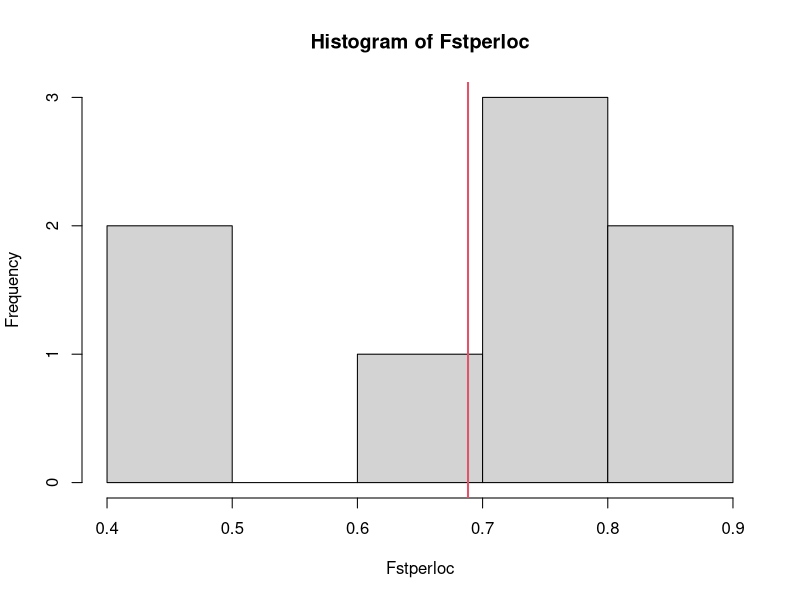
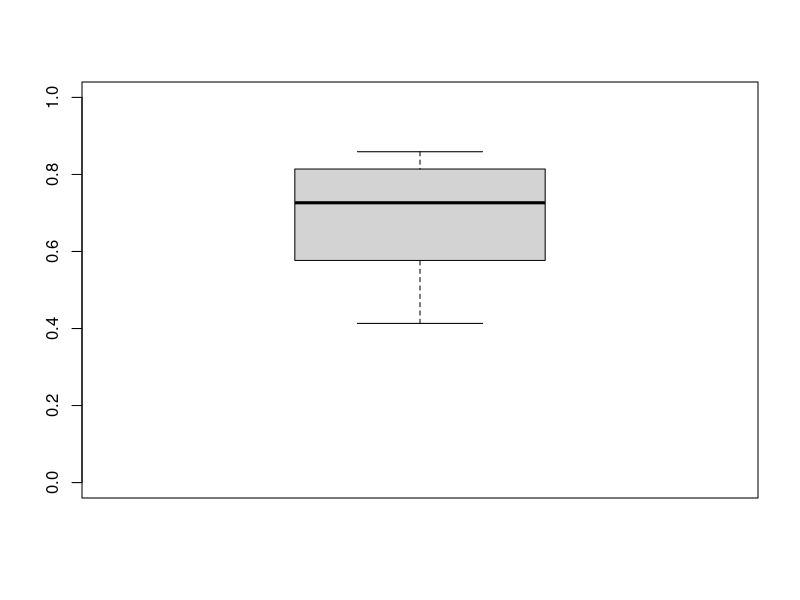
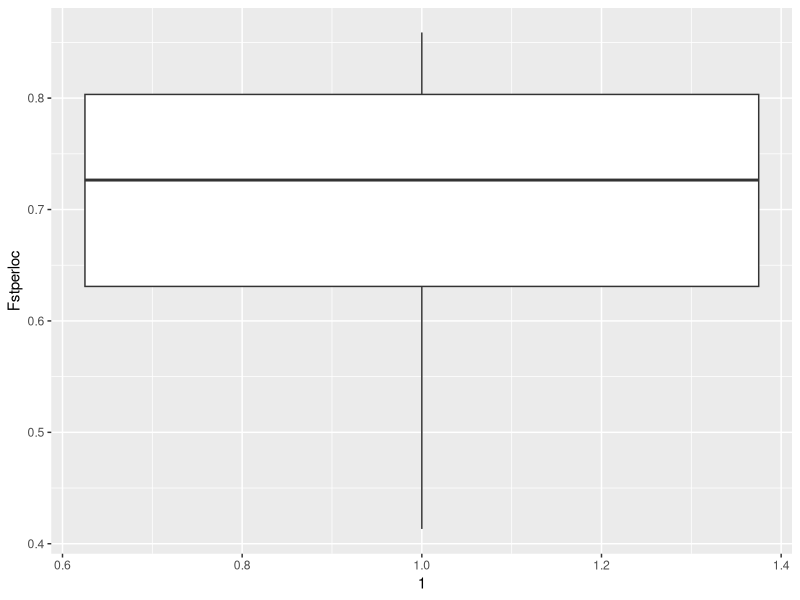
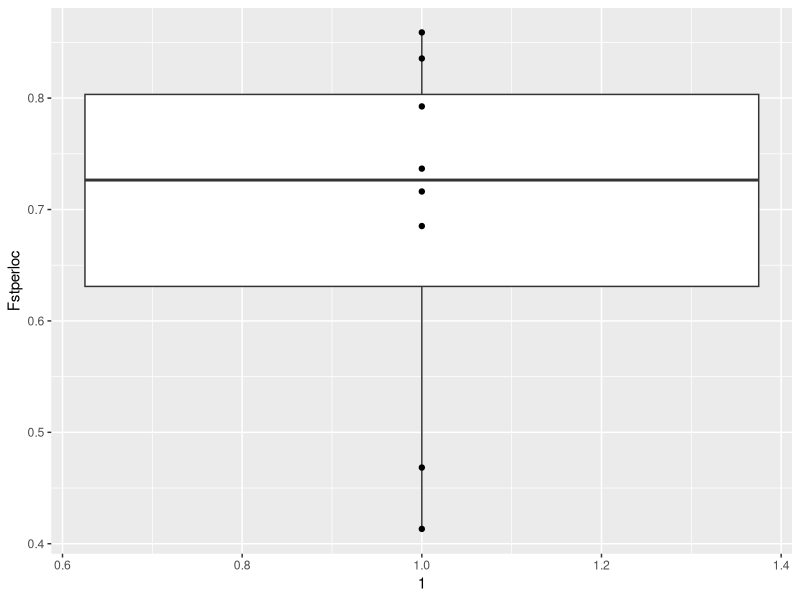
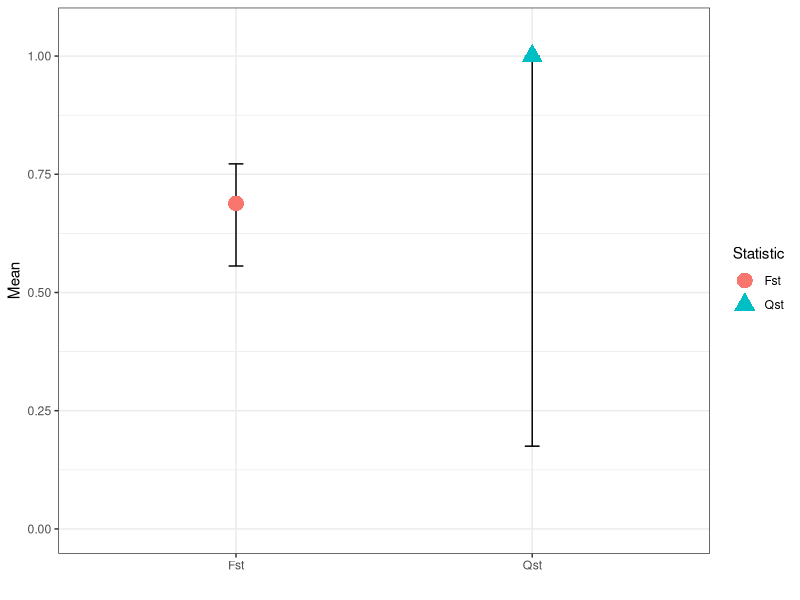
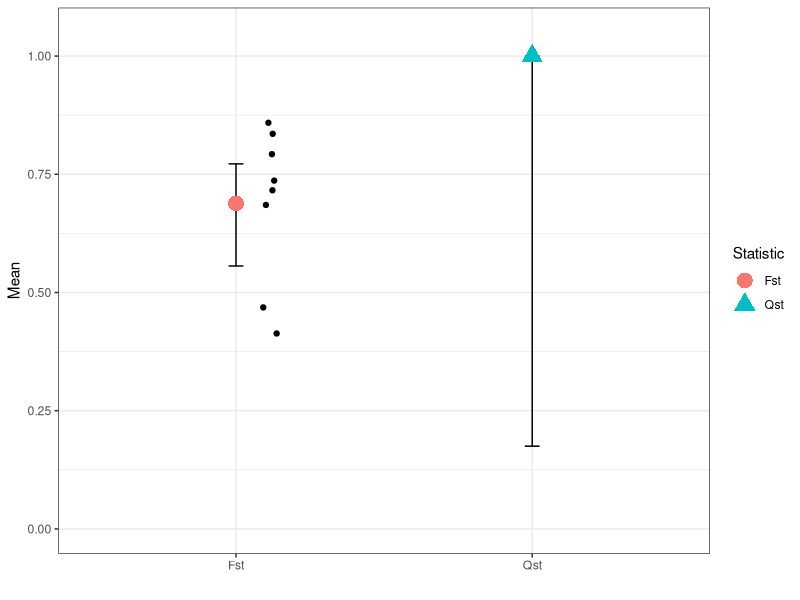

The R source for these figures, in order:
## ---- chunk 1
Fstperloc <- c(0.8589462,0.4133128,0.6851604,0.7366967,0.7925415,0.7161766,0.4683899,0.8355689)

## ---- chunk 2
Fst.mean <- mean(Fstperloc)

Fst.mean
## ---- chunk 3
#histogram of Fst
hist(Fstperloc)

#vertical line for mean
abline(v =Fst.mean, col = 2, lwd = 2 )
## ---- chunk 4
#boxplot
boxplot(Fstperloc,
        ylim = c(0,1))
## ---- chunk 5
library(ggplot2)

qplot(y = Fstperloc,
      x = 1, 
      geom = "boxplot")
## ---- chunk 6
library(ggplot2)

qplot(y = Fstperloc,
      x = 1, 
      geom = c("boxplot",
               "point"))
## ---- chunk 7
#load package
library(boot)
## ---- chunk 8
mean.fun <- function(dat, idx) {mean(dat[idx], na.rm=TRUE)}
## ---- chunk 9
# normal R mean function
mean(Fstperloc)

#mean.fun()
mean.fun(Fstperloc, idx = c(1:8))


#An arbitay set of idx values
mean.fun(Fstperloc, idx = c(1,1,2,4,5,2,8,7))
## ---- chunk 10
runif(n = 8,min = 1, max = 8)
## ---- chunk 11
round(runif(n = 8,min = 1, max = 8),0)
## ---- chunk 12
bootfst = boot(Fstperloc, mean.fun, R=1000)

## ---- chunk 13
bootfst

## ---- chunk 14
boot.ci(bootfst, type=c("norm"))

## ---- chunk 15
boot.ci(bootfst, type=c("norm",
                        "basic",
                        "perc",
                        "bca"))
## ---- chunk 16
Fst.vs.Qst <- data.frame(Statistic = c("Fst","Qst"),
                   Mean    = c(0.6883491, 1.0),
                   ci.lo   = c(0.556,     0.175),
                   ci.hi   = c(0.772,     1.0))
## ---- chunk 17
Fstperloc.2 <- data.frame(Fstperloc = Fstperloc,
                          y = rnorm(length(Fstperloc), 1.12,0.015))
               
## ---- chunk 18
library(ggplot2)
qplot(y = Mean,
      x = Statistic,
      data = Fst.vs.Qst) +
  geom_errorbar(aes(ymin = ci.lo, ymax = ci.hi),
                width = 0.05) +
  geom_point(aes(color = Statistic, 
                 shape = Statistic),
             size = 5) +
  theme_bw() +
  ylim(0,1.05) +
  xlab("")
## ---- chunk 19
library(ggplot2)
qplot(y = Mean,
      x = Statistic,
      data = Fst.vs.Qst) +
  geom_errorbar(aes(ymin = ci.lo, ymax = ci.hi),
                width = 0.05) +
  geom_point(aes(color = Statistic, 
                 shape = Statistic),
             size = 5) +
  theme_bw() +
  geom_point(data = Fstperloc.2,
             aes(y = Fstperloc, x = y)) +
  ylim(0,1.05) +
  xlab("")
